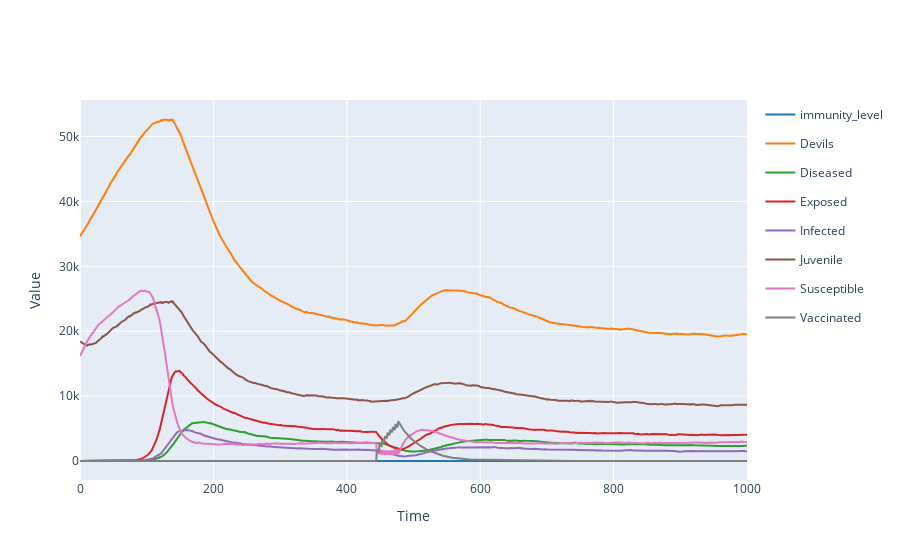

Notebook source saved alongside this figure:
### Code cell
Saved_Results.plotplotly()

### Figure 1 — Plotly figure (JSON) as saved in the notebook; plotly's stock layout.template omitted (floating-point values rounded to 4 significant figures; data arrays with more than 128 entries replaced by an {"elided": "..."} marker saying what was removed)
{"data": [{"legendgroup": "immunity_level", "line": {"color": "#1f77b4"}, "mode": "lines", "name": "immunity_level", "type": "scatter", "x": {"elided": "1001 int values"}, "y": {"elided": "1001 float values"}}, {"legendgroup": "Devils", "line": {"color": "#ff7f0e"}, "mode": "lines", "name": "Devils", "type": "scatter", "x": {"elided": "1001 int values"}, "y": {"elided": "1001 int values"}}, {"legendgroup": "Diseased", "line": {"color": "#2ca02c"}, "mode": "lines", "name": "Diseased", "type": "scatter", "x": {"elided": "1001 int values"}, "y": {"elided": "1001 int values"}}, {"legendgroup": "Exposed", "line": {"color": "#d62728"}, "mode": "lines", "name": "Exposed", "type": "scatter", "x": {"elided": "1001 int values"}, "y": {"elided": "1001 int values"}}, {"legendgroup": "Infected", "line": {"color": "#9467bd"}, "mode": "lines", "name": "Infected", "type": "scatter", "x": {"elided": "1001 int values"}, "y": {"elided": "1001 int values"}}, {"legendgroup": "Juvenile", "line": {"color": "#8c564b"}, "mode": "lines", "name": "Juvenile", "type": "scatter", "x": {"elided": "1001 int values"}, "y": {"elided": "1001 int values"}}, {"legendgroup": "Susceptible", "line": {"color": "#e377c2"}, "mode": "lines", "name": "Susceptible", "type": "scatter", "x": {"elided": "1001 int values"}, "y": {"elided": "1001 int values"}}, {"legendgroup": "Vaccinated", "line": {"color": "#7f7f7f"}, "mode": "lines", "name": "Vaccinated", "type": "scatter", "x": {"elided": "1001 int values"}, "y": {"elided": "1001 int values"}}], "layout": {"showlegend": true, "title": {"text": ""}, "xaxis": {"title": {"text": "Time"}}, "yaxis": {"title": {"text": "Value"}}}}
